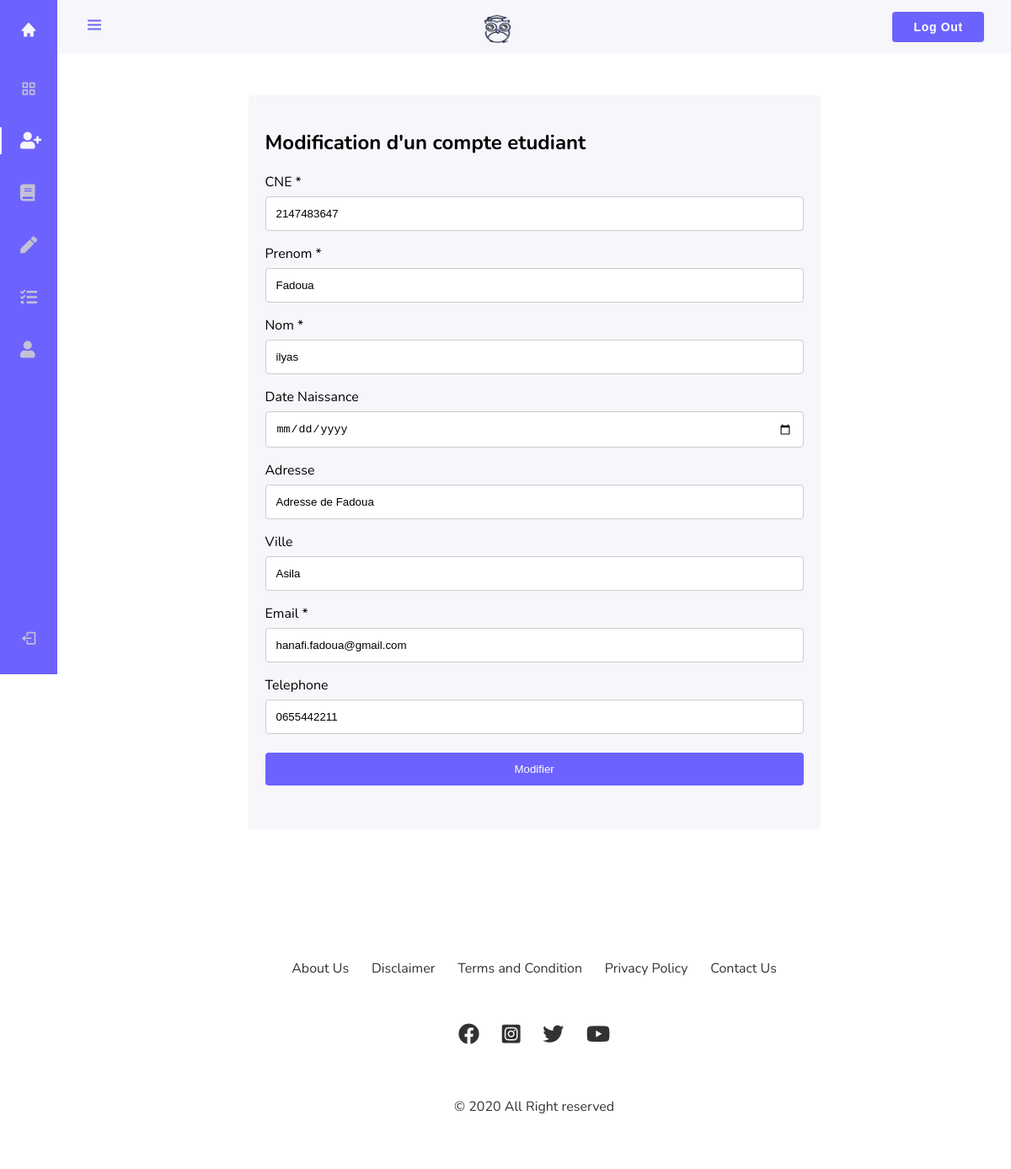
Page /updateEtu.php?modifier=4 on the committed database.
### tables this page shows
CREATE TABLE `etudiant` (
  `id_etudiant` int(11) NOT NULL,
  `CNE` int(11) NOT NULL,
  `nom_etu` varchar(25) NOT NULL,
  `prenom_etu` varchar(25) NOT NULL,
  `date_naiss_etu` date DEFAULT NULL,
  `adresse_etu` varchar(50) DEFAULT NULL,
  `ville_etu` varchar(30) DEFAULT NULL,
  `email_etu` varchar(30) NOT NULL,
  `phone_etu` varchar(30) DEFAULT NULL,
  `fk_user` int(11) NOT NULL
);

### updateEtu.php (the view, shortened to what this page needs)
<?php
require_once "connect.php";
?>
<?php
if (isset($_GET['modifier'])) {
    $id = $_GET['modifier'];
    $results = mysqli_query($db, "SELECT * FROM etudiant WHERE id_etudiant = '$id'");
}
?>
<!DOCTYPE html>
<html lang="en">
<head>
    <link href="https://cdn.jsdelivr.net/npm/boxicons@2.0.5/css/boxicons.min.css" rel="stylesheet" />
    <link rel="stylesheet" href="https://cdnjs.cloudflare.com/ajax/libs/font-awesome/5.15.2/css/all.min.css" />
    <link rel="stylesheet" href="sass/insertEtu.css" />
</head>
<body id="body-pd">
    <header class="header" id="header">
        <div class="header__toggle">
            <i class="bx bx-menu" id="header-toggle"></i>
        </div>
        <div class="header__img">
            <a href="index.php">
                <img src="img/logo/logo.png" alt="" />
            </a>
        </div>
        <div>
            <button class="btn-log">Log Out</button>
        </div>
    </header>
    <div class="l-navbar" id="nav-bar">
        <nav class="nav">
            <div>
                <a href="index.php" class="nav__logo">
                    <i class="bx bxs-home nav__logo-icon"></i>
                </a>
                <div class="nav__list">
                    <a href="enseignant.php" class="nav__link">
                        <i class="bx bx-grid-alt nav__icon"></i>
                    </a>
                    <a href="insertEtu.php" class="nav__link active">
                        <i class="fas fa-user-plus nav__icon"></i>
                    </a>
                    <a href="insertModule.php" class="nav__link">
                        <i class="fas fa-book nav__icon"></i>
                    </a>
                    <a href="insertSeance.php" class="nav__link">
                        <i class="fas fa-pen nav__icon"></i>
                    </a>
                    <a href="gsNoteAbsence.php" class="nav__link">
                        <i class="fas fa-tasks nav__icon"></i>
                    </a>
                    <a href="contact.php" class="nav__link">
                        <i class="fas fa-user nav__icon"></i>
                    </a>
                </div>
            </div>
            <a href="login.php" class="nav__link">
                <i class="bx bx-log-out nav__icon"></i>
            </a>
        </nav>
    </div>
    <div class="insert-etu-container">
        <form name="insertEtuFrom" method="post" action="server.php">
            <h2>Modification d'un compte etudiant</h2>
            <?php while ($row = mysqli_fetch_array($results)) { ?>
                <label for="cne">CNE *</label>
                <input name="cne" placeholder="CNE" type="text" class="validetu" value="<?php echo $row['CNE']; ?>" />
                <label for="fname">Prenom *</label>
                <input name="fname" placeholder="Prenom" type="text" class="validetu" value="<?php echo $row['prenom_etu']; ?>" />
                <label for="lname">Nom *</label>
                <input name="lname" placeholder="Nom" type="text" class="validetu" value="<?php echo $row['nom_etu']; ?>" />
                <label for="date_naiss">Date Naissance</label>
                <input name="date_naiss" placeholder="Date Naissance" type="date" value="<?php echo $row['date_naiss_etu']; ?>" />
                <label for="adrs">Adresse</label>
                <input name="adrs" placeholder="Adresse" type="text" value="<?php echo $row['adresse_etu']; ?>" />
                <label for="ville">Ville</label>
                <input name="ville" placeholder="Ville" type="text" value="<?php echo $row['ville_etu']; ?>" />
                <label for="email">Email *</label>
                <input name="email" placeholder="Email" type="email" class="validetu" value="<?php echo $row['email_etu']; ?>" />
                <label for="phone">Telephone</label>
                <input name="phone" placeholder="Telephone" type="text" value="<?php echo $row['phone_etu']; ?>" />
                <input name="modifieretu" type="submit" value="Modifier" />
            <?php } ?>
        </form>
    </div>
    <?php include 'footer.php' ?>
</body>
</html>

### sass/insertEtu.css (style rules this page uses)
:root { --header-height: 3rem; --nav-width: 68px; --first-color: #6C63FF; --first-color-hover:#32408f; --first-color-light: #c4c0d6; --white-color: #F7F6FB; --body-font: 'Nunito', sans-serif; --normal-font-size: 1rem; --z-fixed: 100; }
body { position: relative; margin: var(--header-height) 0 0 0; padding: 0; font-family: var(--body-font); font-size: var(--normal-font-size); transition: .5s; }
a { text-decoration: none; }
.btn-log { display: inline-block; text-decoration: none; font-size: 14px; font-weight: 600; letter-spacing: 0.7px; padding: 10px 25px; cursor: pointer; border-radius: 4px; border: none; color: white; background: var(--first-color); }
.header { width: 100%; height: var(--header-height); position: fixed; top: 0; left: 0; display: flex; align-items: center; justify-content: space-between; padding: 0 1rem; background-color: var(--white-color); z-index: var(--z-fixed); transition: .5s; }
.header__toggle { color: var(--first-color); font-size: 1.5rem; cursor: pointer; }
.header__img { width: 35px; height: 35px; display: flex; justify-content: center; border-radius: 50%; overflow: hidden; }
.header__img img { width: 40px; }
.l-navbar { position: fixed; top: 0; left: -30%; width: var(--nav-width); height: 100vh; background-color: var(--first-color); padding: .5rem 1rem 0 0; transition: .5s; z-index: var(--z-fixed); }
.nav { height: 100%; display: flex; flex-direction: column; justify-content: space-between; overflow: hidden; }
.nav__logo, .nav__link { display: grid; grid-template-columns: max-content max-content; align-items: center; column-gap: 1rem; padding: .5rem 0 .5rem 1.5rem; }
.nav__logo { margin-bottom: 2rem; }
.nav__logo-icon { font-size: 1.25rem; color: var(--white-color); }
.nav__link { position: relative; color: var(--first-color-light); margin-bottom: 1.5rem; transition: .3s; }
.nav__icon { font-size: 1.25rem; }
.active { color: var(--white-color); }
.active::before { content: ''; position: absolute; left: 0; width: 2px; height: 32px; background-color: var(--white-color); }
@media screen and (min-width: 768px) { body { margin: calc(var(--header-height) + 1rem) 0 0 0; padding-left: calc(var(--nav-width) + 0.01rem); } }
@media screen and (min-width: 768px) { .header { height: calc(var(--header-height) + 1rem); padding: 0 2rem 0 calc(var(--nav-width) + 2rem); } }
@media screen and (min-width: 768px) { .header__img { width: 40px; height: 40px; } }
@media screen and (min-width: 768px) { .header__img img { width: 45px; } }
@media screen and (min-width: 768px) { .l-navbar { left: 0; padding: 1rem 1rem 0 0; } }
.insert-etu-container { border-radius: 2px; background-color: var(--white-color); padding: 20px; margin: 10% auto; width: 60%; }
.insert-etu-container input, .insert-etu-container select, .insert-etu-container textarea { width: 100%; padding: 12px; border: 1px solid #ccc; border-radius: 4px; box-sizing: border-box; margin-top: 6px; margin-bottom: 16px; resize: vertical; }
.insert-etu-container input[type="submit"] { background-color: var(--first-color); color: white; padding: 12px 20px; border: none; border-radius: 4px; cursor: pointer; }

### rows in the picture
etudiant: cne "2147483647", fname "Fadoua", lname "ilyas", adrs "Adresse de Fadoua", ville "Asila", email "hanafi.fadoua@gmail.com", phone "0655442211"
